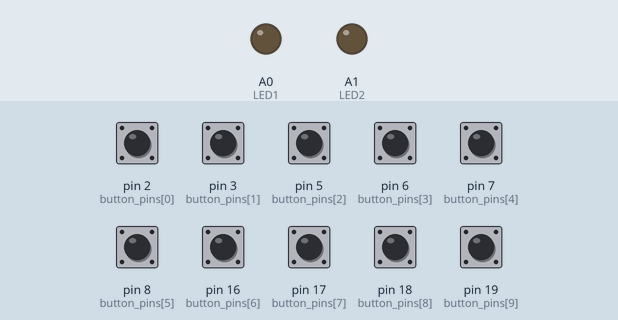
Bench run of a sketch on a simulated Arduino Uno, built with avr-gcc and run on an emulated ATmega328P. Shown: output pins drawn as LEDs (lit = HIGH). Dashed ring = blinking. Inputs (shaded band) come from the test bench; at power-on: pin 2 (button_pins[0]), pin 3 (button_pins[1]), pin 5 (button_pins[2]), pin 6 (button_pins[3]), pin 7 (button_pins[4]), pin 8 (button_pins[5]), pin 16 (button_pins[6]), pin 17 (button_pins[7]), pin 18 (button_pins[8]), pin 19 (button_pins[9]) HIGH. Sleep ends after the set time or at an interrupt; no radio packets arrive unless stated; pins used as bus, display or sensor lines are not drawn.

Above: at 1.2 s.
1.3 s: pin 2 (button_pins[0]) pulled LOW for 1 s
At 3.3 s:
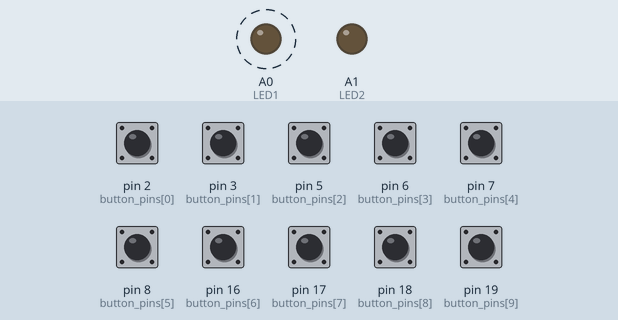
Timing chart, 0 to 4.8 s (numbered marks = the images above; inputs shaded):
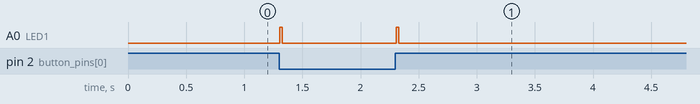

The sketch:

Wireless_Steering_Arduino.ino
```cpp
#include <SPI.h>
#include "nRF24L01.h"
#include "RF24.h"
#include <avr/interrupt.h>

#define ARDUINOPIN2 2
#define ARDUINOPIN3 3
#define ARDUINOPIN5 5
#define ARDUINOPIN6 6
#define ARDUINOPIN7 7
#define ARDUINOPIN8 8
#define ARDUINOPIN16 16
#define ARDUINOPIN17 17
#define ARDUINOPIN18 18
#define ARDUINOPIN19 19

int LED1 = A0;//14
int LED2 = A1;//15

const byte CHIP_ENABLE = 9;
const byte CHIP_SELECT = 10;

// Pins on the remote for buttons
const uint8_t button_pins[] = { 2,3,5,6,7,8,16,17,18,19 };
const uint8_t num_button_pins = sizeof(button_pins);

const uint64_t pipe = 0xE7E7E7E7E7LL;

uint8_t button_states[num_button_pins];


ISR(PCINT0_vect)
{
  //This vector is only here to wake unit up from sleep mode
}

ISR(PCINT1_vect)
{
  //This vector is only here to wake unit up from sleep mode
}

ISR(PCINT2_vect)
{
  //This vector is only here to wake unit up from sleep mode
}

void setup(void)
{
  pinMode(LED1,OUTPUT);
  pinMode(LED2,OUTPUT);
  digitalWrite(LED1,LOW);
  digitalWrite(LED2,LOW);

    int i = num_button_pins;
    while(i--)
    {
      pinMode(button_pins[i],INPUT);
      digitalWrite(button_pins[i],HIGH);
    }
  PCMSK0 = (1<<PCINT0);
  PCMSK1 = (1<<PCINT10)|(1<<PCINT11)|(1<<PCINT12)|(1<<PCINT13);
  PCMSK2 = (1<<PCINT18)|(1<<PCINT19)|(1<<PCINT21)|(1<<PCINT22)|(1<<PCINT23);
  PCICR = (1<<PCIE0) | (1<<PCIE1) | (1<<PCIE2); //Enable Pin Change Interrupt Request
  PCIFR = (1<<PCIF0) | (1<<PCIF1) | (1<<PCIF2); //Enable the Pin Change interrupts to monitor button presses
}


void sendremote ()
  {
  // Set up nRF24L01 radio on SPI bus plus pins 9 & 10

  RF24 radio(CHIP_ENABLE, CHIP_SELECT);

  digitalWrite (SS, HIGH);
  SPI.begin ();
  digitalWrite (CHIP_ENABLE, LOW);
  digitalWrite (CHIP_SELECT, HIGH);

  //
  // Setup and configure rf radio
  //
  radio.begin();
  radio.setChannel(5);
  radio.setDataRate(RF24_250KBPS);
  radio.setRetries(10,10);
  radio.setPALevel(RF24_PA_MAX);
  radio.openWritingPipe(pipe);

  // Take the voltage.  This will block until complete

  ADCSRA =  bit (ADEN);   // turn ADC on
  ADCSRA |= bit (ADPS0) |  bit (ADPS1) | bit (ADPS2);  // Prescaler of 128
  ADMUX = bit (REFS0) | bit (MUX3) | bit (MUX2) | bit (MUX1);

  bitSet (ADCSRA, ADSC);  // start a conversion
  while (bit_is_set(ADCSRA, ADSC))
    { }

  // and again, <sigh>
  bitSet (ADCSRA, ADSC);  // start a conversion
  while (bit_is_set(ADCSRA, ADSC))
    { }

  unsigned int reading = ADC;
  float battery = 1.086/(reading+0.5)*1024.0;

  int i = num_button_pins;
  bool different = false;
    while(i--)
    {
      uint8_t state = ! digitalRead(button_pins[i]);
      if ( state != button_states[i] )
      {
        different = true;
        button_states[i] = state;
      }
    }

    if (different){
      bool ok = radio.write( button_states, num_button_pins );
      if(battery >= 2.6){
       digitalWrite(LED1,HIGH);
       delay(20);
      }
      else{
       digitalWrite(LED2,HIGH);
       delay(20);
      }
    }

  radio.powerDown ();

  SPI.end ();
  // set pins to OUTPUT and LOW
  for (byte i = 9; i <= 13; i++)
    {
    pinMode (i, OUTPUT);
    digitalWrite (i, LOW);
    }
  }

void loop(void)
{
    sendremote();
    digitalWrite(LED1,LOW);
    digitalWrite(LED2,LOW);
    ADCSRA &= ~(1<<7);
    SMCR |=(1<<2);
    SMCR |=1;
    MCUCR |= (3<<5);
    MCUCR = (MCUCR & ~(1<<5)) | (1<<6);
    __asm__  __volatile__("sleep");
}
```

Measured:
- after the input at 1.3 s, A0 (LED1): alternates HIGH for 0.02 s and LOW for 0.98 s, 4 changes in all, then stays LOW, starting at once
